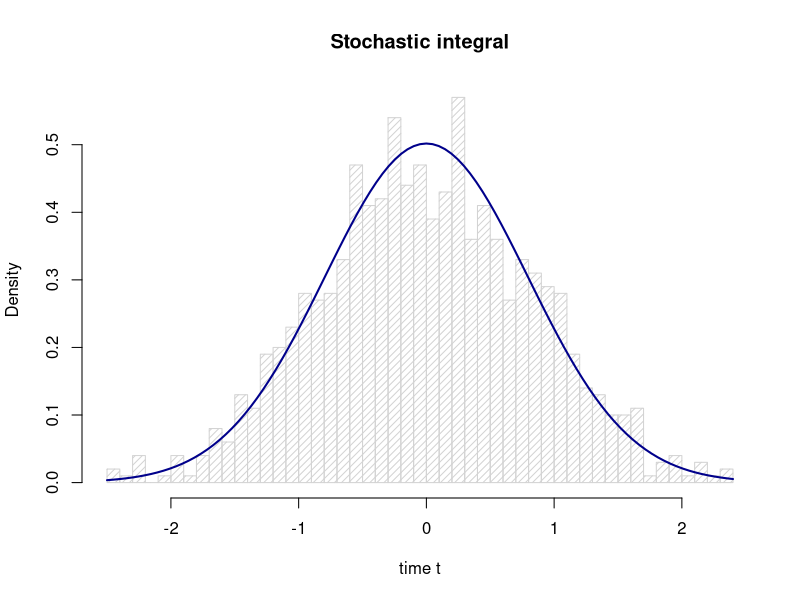
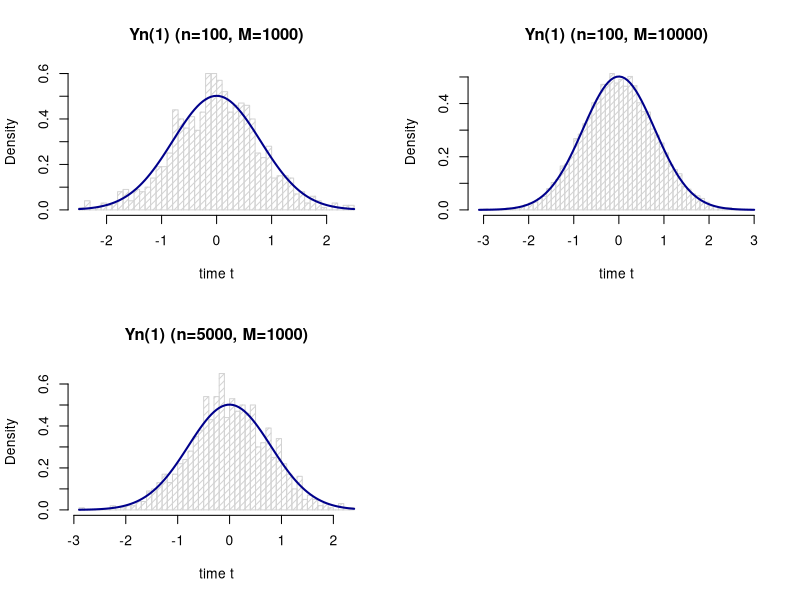

R code for these plots, in order: (Note: a time limit stopped this script after it produced the figures.)
set.seed(1005)

ynt.gen <- function(k, n) {
  function(t) {
    dt <- t / n
    dfc <- sapply(seq(0, n - 1), function(i) exp(-k * (t - i * dt)))
    sum(dfc * rnorm(n, mean=0, sd=sqrt(dt)))
  }
}

theor.var <- function(k, t) {
  (1 - exp(-2 * k * t)) / (2 * k)
}

k <- .5
t <- 1
n <- 100
M <- 1000

Yn <- ynt.gen(k, n)
Y <- replicate(M, Yn(t))

tmean <- 0
tvar <- theor.var(k, t)

pdf("figure09.pdf")
hist(Y, breaks=50, density=20, probability=TRUE,
     main="Stochastic integral", xlab="time t")
curve(dnorm(x, mean=tmean, sd=sqrt(tvar)),
      col="darkblue", lwd=2, add=TRUE)

num.intervals <- c(100, 5000)
num.simulations <- c(1000, 10000)
dev.off()

pdf("figure10.pdf")
p <- par(no.readonly=TRUE)
par(mfrow=c(length(num.intervals), length(num.simulations)))

intervals <- rep(num.intervals, each=length(num.simulations))
simulations <- rep(num.simulations, times=length(num.intervals))

report <- mapply(function(n,M) {
  Yn <- ynt.gen(k, n)
  Y <- replicate(n=M, expr=Yn(t))
  
  hist(Y, breaks=50, density=20, probability=TRUE,
       main=sprintf("Yn(1) (n=%d, M=%d)", n, M), 
       xlab="time t")
  curve(dnorm(x, mean=tmean, sd=sqrt(tvar)),
        col="darkblue", lwd=2, add=TRUE)
  list("names"=sprintf("n=%d, M=%d", n, M),
       "Mean of Y(1)"=mean(Y),
       "Variance of Y(1)"=var(Y))
}, intervals, simulations)

par(p)
dev.off()

report["names",] -> colnames(report)
report <- report[rownames(report) != "names", ]
report <- cbind(Theoretical=c(tmean, tvar), report)
                

# report <- data.frame(Theoretical=c(0, theor.var(k, t)),
#                      Actual=c(mean(Y), var(Y)),
#                      names=c("Mean of Y(1)", "Variance of Y(1)"),
#                      row.names="names")
write.csv(report, file="r5.csv")
